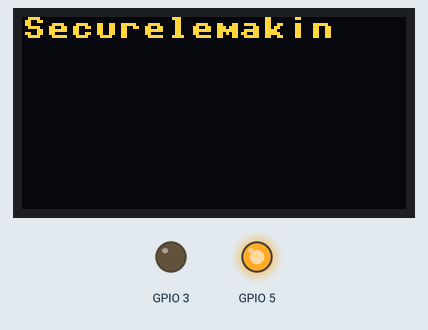
Recording of a program running on a simulated ESP32 board running MicroPython. Parts: 128×64 one-colour display, output pins drawn as LEDs (lit = HIGH). The OLED is the two-colour kind (top 16 rows yellow); library files of the repository ran but are not shown: ssd1306.py. At 0.1 s the program stops and its outputs stay as they are.

Above: at 0.1 s.
Timing chart, 0 to 1.6 s (numbered marks = the images above):
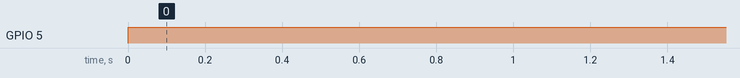

The program:

display.py
```python
from machine import Pin
from machine import SoftI2C as I2C
from time import sleep as time_sleep
import ssd1306

gnd = Pin(3,Pin.OUT)
vcc = Pin(5,Pin.OUT)
scl = Pin(7,Pin.OUT)
sda = Pin(9,Pin.OUT)

#powering, hopefully the display run bellow 20mA
gnd.value(0)
vcc.value(1)
i2c = I2C(sda=sda,scl=scl)
for tries in range(3): #somehow consistently only work after the second try
    try:
        lcd = ssd1306.SSD1306_I2C(128,64,i2c)
        lcd.text("Securelemakin",0,0,1)
        lcd.show()
        break
    except Exception as e:
        print(f'lcd error {e}')
        time_sleep(1)

class Lock:
    def __init__(self):
        self.locked = False

lock = Lock() #display locked flag
```

Measured:
- by itself, GPIO 5: LOW → HIGH at 0.00 s
